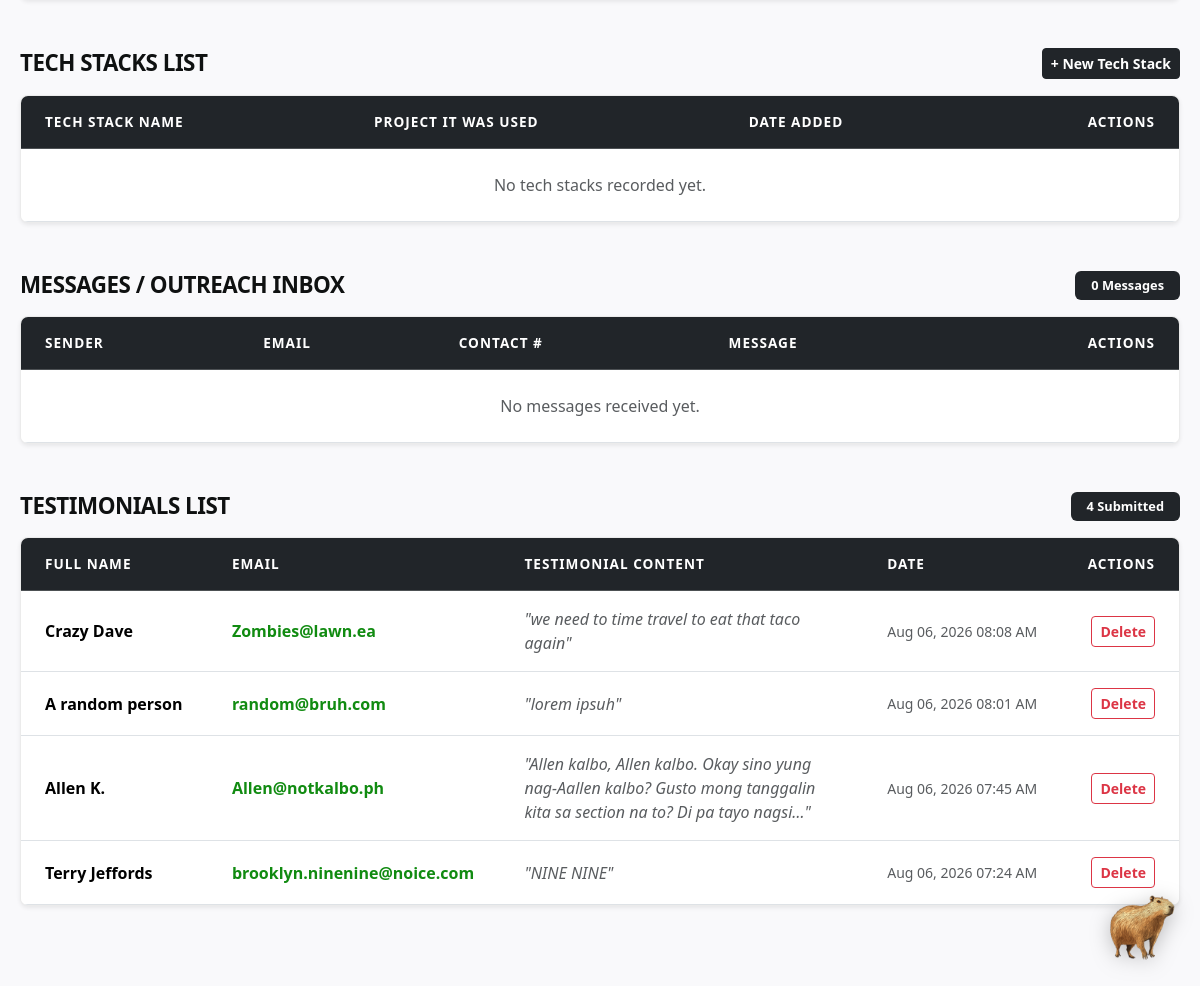
The app's page /dashboard/ (signed in, lower part), older data.
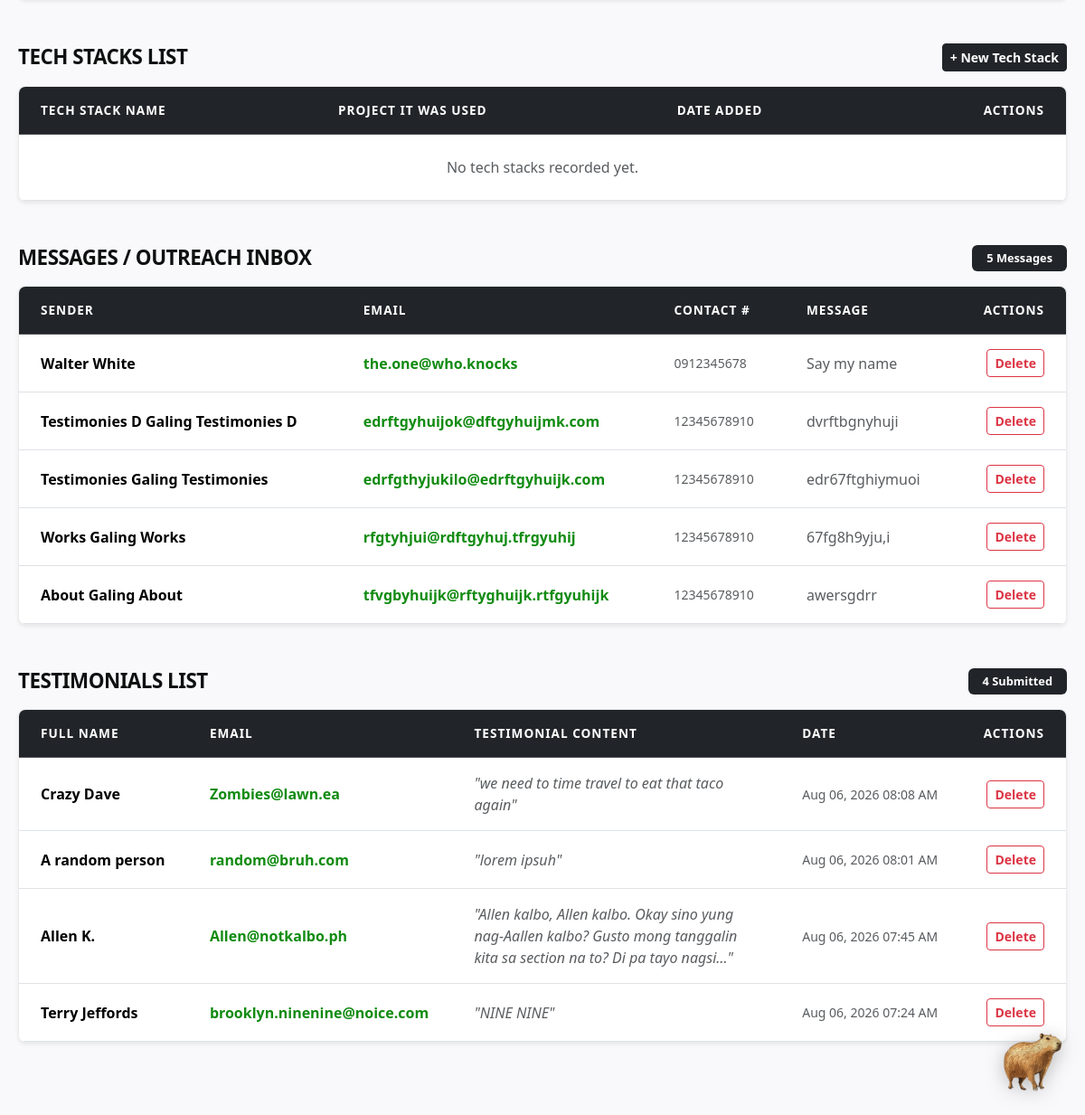
The same page, newer data.
### portDATA/models.py (models this page shows, shortened)
class TestimonialDATA(models.Model):
    full_name = models.CharField(max_length=100)
    email = models.EmailField()
    content = models.TextField()
    created_at = models.DateTimeField(auto_now_add=True)

class contactDATA(models.Model):
    first_name = models.CharField(max_length=100)
    last_name = models.CharField(max_length=100)
    contact_number = models.CharField(max_length=20)
    email = models.EmailField()
    address = models.TextField()
    message = models.TextField()
    created_at = models.DateTimeField(auto_now_add=True)

### portDATA/views.py (the view)
# urls.py: path('dashboard/', views.dashboard, name='dashboard'),
@superuser_required
def dashboard(request):
    projects = ProjDATA.objects.prefetch_related('tech_stacks').all()
    other_projects = OtherProjDATA.objects.all()
    tech_stacks = TechStack.objects.prefetch_related('projects').all()
    contact_messages = contactDATA.objects.all().order_by('-id')
    testimonials = TestimonialDATA.objects.all().order_by('-id')
    return render(request, 'dashboard.html', {
        'projects': projects,
        'other_projects': other_projects,
        'tech_stacks': tech_stacks,
        'contact_messages': contact_messages,
        'testimonials': testimonials,
    })

### portDATA/views.py (called while the page is built)
def superuser_required(view_func):
    decorator = user_passes_test(
        lambda u: u.is_authenticated and u.is_superuser,
        login_url='admin_login'
    )
    return decorator(view_func)

### templates/dashboard.html (shortened to what the changed rows need)
{% extends 'base.html' %}
{% load static %}
{% block content %}
<main class="centered-content-wrapper" style="padding-top: 60px; padding-bottom: 80px;">
    <section class="mb-5">
        <div class="table-responsive shadow-sm" style="border-radius: 8px; border: 1px solid rgba(0,0,0,0.08); background: #ffffff;">
            <table class="table table-hover align-middle mb-0">
                <thead class="table-dark">
                    <tr style="font-size: 0.85rem; letter-spacing: 1px; text-transform: uppercase;">
                        <th class="py-3 px-4">Tech Stack Name</th>
                        <th class="py-3 px-4">Project It Was Used</th>
                        <th class="py-3 px-4">Date Added</th>
                        <th class="py-3 px-4 text-end">Actions</th>
                    </tr>
                </thead>
            </table>
        </div>
    </section>
    <section class="mb-5">
        <div class="d-flex justify-content-between align-items-center mb-3">
            <h3 style="font-size: 1.4rem; font-weight: 800; text-transform: uppercase; letter-spacing: -0.5px; margin: 0;">
                Messages / Outreach Inbox
            </h3>
            <span class="badge bg-dark px-3 py-2" style="font-size: 0.8rem;">
                {{ contact_messages|length }} Message{{ contact_messages|length|pluralize }}
            </span>
        </div>
        <div class="table-responsive shadow-sm" style="border-radius: 8px; border: 1px solid rgba(0,0,0,0.08); background: #ffffff;">
            <table class="table table-hover align-middle mb-0">
                <thead class="table-dark">
                    <tr style="font-size: 0.85rem; letter-spacing: 1px; text-transform: uppercase;">
                        <th class="py-3 px-4">Sender</th>
                        <th class="py-3 px-4">Email</th>
                        <th class="py-3 px-4">Contact #</th>
                        <th class="py-3 px-4">Message</th>
                        <th class="py-3 px-4 text-end">Actions</th>
                    </tr>
                </thead>
                <tbody>
                    {% for msg in contact_messages %}
                        <tr>
                            <td class="py-3 px-4 fw-bold">{{ msg.first_name }} {{ msg.last_name }}</td>
                            <td class="py-3 px-4">
                                <a href="mailto:{{ msg.email }}" class="text-decoration-none fw-semibold" style="color: var(--mega-undrln);">
                                    {{ msg.email }}
                                </a>
                            </td>
                            <td class="py-3 px-4 text-muted small">{{ msg.contact_number }}</td>
                            <td class="py-3 px-4 text-muted" style="max-width: 320px; overflow-wrap: anywhere; word-break: break-word; white-space: normal;">
                                {{ msg.message }}
                            </td>
                            <td class="py-3 px-4 text-end">
                                <form method="POST" action="{% url 'delete_contact' msg.id %}" onsubmit="return confirm('Delete this message permanently?');">
                                    <button type="submit" class="btn btn-sm btn-outline-danger fw-bold">
                                        Delete
                                    </button>
                                </form>
                            </td>
                        </tr>
                    {% empty %}
                        <tr>
                            <td colspan="5" class="text-center py-4 text-muted">
                                No messages received yet.
                            </td>
                        </tr>
                    {% endfor %}
                </tbody>
            </table>
        </div>
    </section>
    <section>
        <div class="table-responsive shadow-sm" style="border-radius: 8px; border: 1px solid rgba(0,0,0,0.08); background: #ffffff;">
            <table class="table table-hover align-middle mb-0">
                <thead class="table-dark">
                    <tr style="font-size: 0.85rem; letter-spacing: 1px; text-transform: uppercase;">
                        <th class="py-3 px-4">Full Name</th>
                        <th class="py-3 px-4">Email</th>
                        <th class="py-3 px-4">Testimonial Content</th>
                        <th class="py-3 px-4">Date</th>
                        <th class="py-3 px-4 text-end">Actions</th>
                    </tr>
                </thead>
                <tbody>
                    {% for item in testimonials %}
                        <tr>
                            <td class="py-3 px-4 fw-bold">{{ item.full_name }}</td>
                            <td class="py-3 px-4">
                                <a href="mailto:{{ item.email }}" class="text-decoration-none fw-semibold" style="color: var(--mega-undrln);">
                                    {{ item.email }}
                                </a>
                            </td>
                            <td class="py-3 px-4 text-muted" style="max-width: 360px; font-style: italic;">
                                "{{ item.content|truncatechars:120 }}"
                            </td>
                            <td class="py-3 px-4 text-muted small">
                                {{ item.created_at|date:"M d, Y h:i A" }}
                            </td>
                            <td class="py-3 px-4 text-end">
                                <form method="POST" action="{% url 'delete_testimony' item.id %}" onsubmit="return confirm('Are you sure you want to delete this testimonial?');">
                                    <button type="submit" class="btn btn-sm btn-outline-danger fw-bold">
                                        Delete
                                    </button>
                                </form>
                            </td>
                        </tr>
                    {% empty %}
                        <tr>
                            <td colspan="5" class="text-center py-4 text-muted">
                                No testimonials submitted yet.
                            </td>
                        </tr>
                    {% endfor %}
                </tbody>
            </table>
        </div>
    </section>
</main>
{% endblock %}

Row changes from the older to the newer data that the page shows:
added contactDATA: first_name "Walter", last_name "White", email "the.one@who.knocks", contact_number "0912345678", message "Say my name"
added contactDATA: first_name "Testimonies D", last_name "Galing Testimonies D", email "edrftgyhuijok@dftgyhuijmk.com", contact_number "12345678910", message "dvrftbgnyhuji"
added contactDATA: first_name "Testimonies", last_name "Galing Testimonies", email "edrfgthyjukilo@edrftgyhuijk.com", contact_number "12345678910", message "edr67ftghiymuoi"
added contactDATA: first_name "Works", last_name "Galing Works", email "rfgtyhjui@rdftgyhuj.tfrgyuhij", contact_number "12345678910", message "67fg8h9yju,i"
added contactDATA: first_name "About", last_name "Galing About", email "tfvgbyhuijk@rftyghuijk.rtfgyuhijk", contact_number "12345678910", message "awersgdrr"
Text that changed along with them:
{{ contact_messages|length }}: "0" → "5"
text no longer shown: "No messages received yet."
